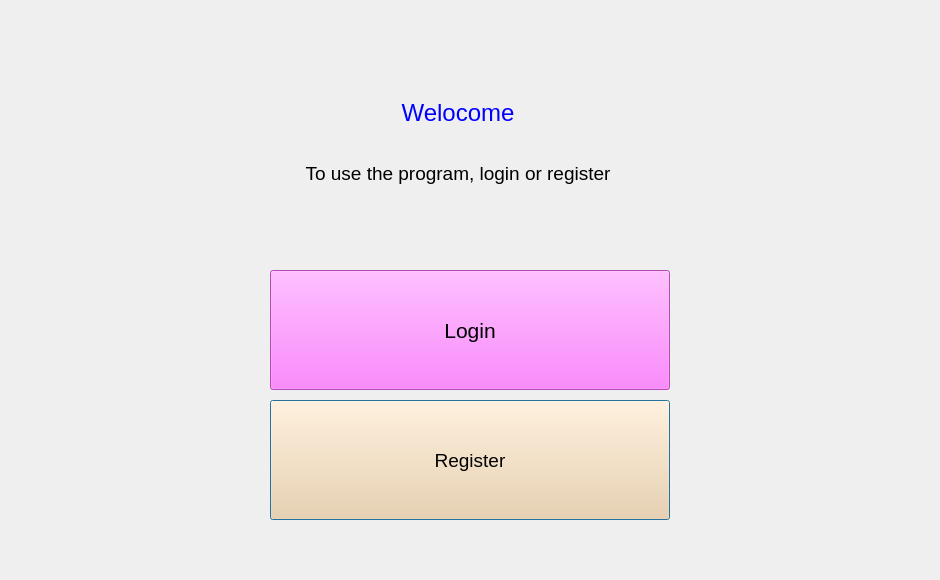
<?xml version="1.0" encoding="UTF-8"?>
<ui version="4.0">
 <class>Dialog</class>
 <widget class="QDialog" name="Dialog">
  <property name="windowModality">
   <enum>Qt::NonModal</enum>
  </property>
  <property name="geometry">
   <rect>
    <x>0</x>
    <y>0</y>
    <width>940</width>
    <height>580</height>
   </rect>
  </property>
  <property name="sizePolicy">
   <sizepolicy hsizetype="Preferred" vsizetype="Preferred">
    <horstretch>0</horstretch>
    <verstretch>0</verstretch>
   </sizepolicy>
  </property>
  <property name="minimumSize">
   <size>
    <width>940</width>
    <height>580</height>
   </size>
  </property>
  <property name="maximumSize">
   <size>
    <width>940</width>
    <height>580</height>
   </size>
  </property>
  <property name="windowTitle">
   <string>Greeting</string>
  </property>
  <property name="sizeGripEnabled">
   <bool>false</bool>
  </property>
  <widget class="QWidget" name="layoutWidget">
   <property name="geometry">
    <rect>
     <x>35</x>
     <y>70</y>
     <width>841</width>
     <height>121</height>
    </rect>
   </property>
   <layout class="QVBoxLayout" name="verticalLayout_2">
    <property name="spacing">
     <number>0</number>
    </property>
    <property name="sizeConstraint">
     <enum>QLayout::SetMinAndMaxSize</enum>
    </property>
    <property name="leftMargin">
     <number>5</number>
    </property>
    <item alignment="Qt::AlignHCenter|Qt::AlignVCenter">
     <widget class="QLabel" name="label">
      <property name="sizePolicy">
       <sizepolicy hsizetype="Preferred" vsizetype="Preferred">
        <horstretch>0</horstretch>
        <verstretch>0</verstretch>
       </sizepolicy>
      </property>
      <property name="minimumSize">
       <size>
        <width>430</width>
        <height>85</height>
       </size>
      </property>
      <property name="maximumSize">
       <size>
        <width>16777215</width>
        <height>16777215</height>
       </size>
      </property>
      <property name="font">
       <font>
        <family>Arial</family>
        <pointsize>18</pointsize>
       </font>
      </property>
      <property name="styleSheet">
       <string notr="true">color: blue;</string>
      </property>
      <property name="frameShadow">
       <enum>QFrame::Raised</enum>
      </property>
      <property name="midLineWidth">
       <number>0</number>
      </property>
      <property name="text">
       <string>Welocome</string>
      </property>
      <property name="scaledContents">
       <bool>false</bool>
      </property>
      <property name="alignment">
       <set>Qt::AlignCenter</set>
      </property>
     </widget>
    </item>
    <item>
     <widget class="QLabel" name="label_2">
      <property name="sizePolicy">
       <sizepolicy hsizetype="Preferred" vsizetype="Preferred">
        <horstretch>0</horstretch>
        <verstretch>0</verstretch>
       </sizepolicy>
      </property>
      <property name="minimumSize">
       <size>
        <width>430</width>
        <height>30</height>
       </size>
      </property>
      <property name="maximumSize">
       <size>
        <width>16777215</width>
        <height>40</height>
       </size>
      </property>
      <property name="font">
       <font>
        <family>Arial</family>
        <pointsize>14</pointsize>
       </font>
      </property>
      <property name="frameShadow">
       <enum>QFrame::Raised</enum>
      </property>
      <property name="text">
       <string>To use the program, login or register</string>
      </property>
      <property name="alignment">
       <set>Qt::AlignCenter</set>
      </property>
     </widget>
    </item>
   </layout>
  </widget>
  <widget class="QPushButton" name="register_btn">
   <property name="geometry">
    <rect>
     <x>270</x>
     <y>400</y>
     <width>400</width>
     <height>120</height>
    </rect>
   </property>
   <property name="sizePolicy">
    <sizepolicy hsizetype="Preferred" vsizetype="Preferred">
     <horstretch>0</horstretch>
     <verstretch>0</verstretch>
    </sizepolicy>
   </property>
   <property name="minimumSize">
    <size>
     <width>206</width>
     <height>59</height>
    </size>
   </property>
   <property name="font">
    <font>
     <family>Arial</family>
     <pointsize>14</pointsize>
    </font>
   </property>
   <property name="styleSheet">
    <string notr="true">background-color: rgb(254, 208, 152)</string>
   </property>
   <property name="text">
    <string>Register</string>
   </property>
  </widget>
  <widget class="QPushButton" name="login_btn">
   <property name="geometry">
    <rect>
     <x>270</x>
     <y>270</y>
     <width>400</width>
     <height>120</height>
    </rect>
   </property>
   <property name="sizePolicy">
    <sizepolicy hsizetype="Preferred" vsizetype="Preferred">
     <horstretch>0</horstretch>
     <verstretch>0</verstretch>
    </sizepolicy>
   </property>
   <property name="minimumSize">
    <size>
     <width>206</width>
     <height>59</height>
    </size>
   </property>
   <property name="font">
    <font>
     <family>Arial</family>
     <pointsize>16</pointsize>
    </font>
   </property>
   <property name="styleSheet">
    <string notr="true">background-color: rgb(253, 102, 255);</string>
   </property>
   <property name="text">
    <string>Login</string>
   </property>
  </widget>
 </widget>
 <resources/>
 <connections/>
</ui>
